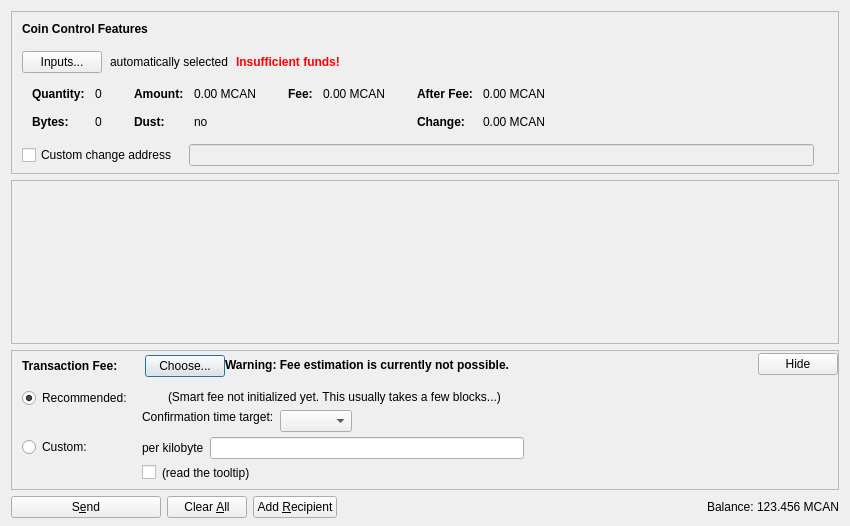
<?xml version="1.0" encoding="UTF-8"?>
<ui version="4.0">
 <class>SendCoinsDialog</class>
 <widget class="QDialog" name="SendCoinsDialog">
  <property name="geometry">
   <rect>
    <x>0</x>
    <y>0</y>
    <width>850</width>
    <height>526</height>
   </rect>
  </property>
  <property name="windowTitle">
   <string>Send Coins</string>
  </property>
  <layout class="QVBoxLayout" name="verticalLayout" stretch="0,1,0,0">
   <property name="bottomMargin">
    <number>8</number>
   </property>
   <item>
    <widget class="QFrame" name="frameCoinControl">
     <property name="sizePolicy">
      <sizepolicy hsizetype="Expanding" vsizetype="Expanding">
       <horstretch>0</horstretch>
       <verstretch>0</verstretch>
      </sizepolicy>
     </property>
     <property name="maximumSize">
      <size>
       <width>16777215</width>
       <height>16777215</height>
      </size>
     </property>
     <property name="frameShape">
      <enum>QFrame::StyledPanel</enum>
     </property>
     <property name="frameShadow">
      <enum>QFrame::Sunken</enum>
     </property>
     <layout class="QVBoxLayout" name="verticalLayoutCoinControl2">
      <property name="spacing">
       <number>0</number>
      </property>
      <property name="leftMargin">
       <number>0</number>
      </property>
      <property name="topMargin">
       <number>0</number>
      </property>
      <property name="rightMargin">
       <number>0</number>
      </property>
      <property name="bottomMargin">
       <number>6</number>
      </property>
      <item>
       <layout class="QVBoxLayout" name="verticalLayoutCoinControl" stretch="0,0,0,0,1">
        <property name="spacing">
         <number>0</number>
        </property>
        <property name="leftMargin">
         <number>10</number>
        </property>
        <property name="topMargin">
         <number>10</number>
        </property>
        <item>
         <layout class="QHBoxLayout" name="horizontalLayoutCoinControl1">
          <property name="bottomMargin">
           <number>15</number>
          </property>
          <item>
           <widget class="QLabel" name="labelCoinControlFeatures">
            <property name="sizePolicy">
             <sizepolicy hsizetype="Preferred" vsizetype="Maximum">
              <horstretch>0</horstretch>
              <verstretch>0</verstretch>
             </sizepolicy>
            </property>
            <property name="font">
             <font>
              <weight>75</weight>
              <bold>true</bold>
             </font>
            </property>
            <property name="styleSheet">
             <string notr="true">font-weight:bold;</string>
            </property>
            <property name="text">
             <string>Coin Control Features</string>
            </property>
           </widget>
          </item>
         </layout>
        </item>
        <item>
         <layout class="QHBoxLayout" name="horizontalLayoutCoinControl2" stretch="0,0,0,0">
          <property name="spacing">
           <number>8</number>
          </property>
          <property name="bottomMargin">
           <number>10</number>
          </property>
          <item>
           <widget class="QPushButton" name="pushButtonCoinControl">
            <property name="styleSheet">
             <string notr="true"/>
            </property>
            <property name="text">
             <string>Inputs...</string>
            </property>
            <property name="autoDefault">
             <bool>false</bool>
            </property>
           </widget>
          </item>
          <item>
           <widget class="QLabel" name="labelCoinControlAutomaticallySelected">
            <property name="text">
             <string>automatically selected</string>
            </property>
            <property name="margin">
             <number>5</number>
            </property>
           </widget>
          </item>
          <item>
           <widget class="QLabel" name="labelCoinControlInsuffFunds">
            <property name="font">
             <font>
              <weight>75</weight>
              <bold>true</bold>
             </font>
            </property>
            <property name="styleSheet">
             <string notr="true">color:red;font-weight:bold;</string>
            </property>
            <property name="text">
             <string>Insufficient funds!</string>
            </property>
            <property name="margin">
             <number>5</number>
            </property>
           </widget>
          </item>
          <item>
           <spacer name="horizontalSpacerCoinControl">
            <property name="orientation">
             <enum>Qt::Horizontal</enum>
            </property>
            <property name="sizeHint" stdset="0">
             <size>
              <width>40</width>
              <height>1</height>
             </size>
            </property>
           </spacer>
          </item>
         </layout>
        </item>
        <item>
         <widget class="QWidget" name="widgetCoinControl" native="true">
          <property name="sizePolicy">
           <sizepolicy hsizetype="Preferred" vsizetype="Preferred">
            <horstretch>0</horstretch>
            <verstretch>0</verstretch>
           </sizepolicy>
          </property>
          <property name="minimumSize">
           <size>
            <width>0</width>
            <height>0</height>
           </size>
          </property>
          <property name="styleSheet">
           <string notr="true"/>
          </property>
          <layout class="QHBoxLayout" name="horizontalLayoutCoinControl5">
           <property name="leftMargin">
            <number>0</number>
           </property>
           <property name="topMargin">
            <number>0</number>
           </property>
           <property name="rightMargin">
            <number>0</number>
           </property>
           <property name="bottomMargin">
            <number>0</number>
           </property>
           <item>
            <layout class="QHBoxLayout" name="horizontalLayoutCoinControl3" stretch="0,0,0,1">
             <property name="spacing">
              <number>20</number>
             </property>
             <property name="topMargin">
              <number>0</number>
             </property>
             <property name="bottomMargin">
              <number>10</number>
             </property>
             <item>
              <layout class="QFormLayout" name="formLayoutCoinControl1">
               <property name="horizontalSpacing">
                <number>10</number>
               </property>
               <property name="verticalSpacing">
                <number>14</number>
               </property>
               <property name="leftMargin">
                <number>10</number>
               </property>
               <property name="topMargin">
                <number>4</number>
               </property>
               <property name="rightMargin">
                <number>6</number>
               </property>
               <item row="0" column="0">
                <widget class="QLabel" name="labelCoinControlQuantityText">
                 <property name="font">
                  <font>
                   <weight>75</weight>
                   <bold>true</bold>
                  </font>
                 </property>
                 <property name="text">
                  <string>Quantity:</string>
                 </property>
                 <property name="margin">
                  <number>0</number>
                 </property>
                </widget>
               </item>
               <item row="0" column="1">
                <widget class="QLabel" name="labelCoinControlQuantity">
                 <property name="cursor">
                  <cursorShape>IBeamCursor</cursorShape>
                 </property>
                 <property name="contextMenuPolicy">
                  <enum>Qt::ActionsContextMenu</enum>
                 </property>
                 <property name="text">
                  <string notr="true">0</string>
                 </property>
                 <property name="margin">
                  <number>0</number>
                 </property>
                 <property name="textInteractionFlags">
                  <set>Qt::LinksAccessibleByMouse|Qt::TextSelectableByKeyboard|Qt::TextSelectableByMouse</set>
                 </property>
                </widget>
               </item>
               <item row="1" column="0">
                <widget class="QLabel" name="labelCoinControlBytesText">
                 <property name="font">
                  <font>
                   <weight>75</weight>
                   <bold>true</bold>
                  </font>
                 </property>
                 <property name="text">
                  <string>Bytes:</string>
                 </property>
                </widget>
               </item>
               <item row="1" column="1">
                <widget class="QLabel" name="labelCoinControlBytes">
                 <property name="cursor">
                  <cursorShape>IBeamCursor</cursorShape>
                 </property>
                 <property name="contextMenuPolicy">
                  <enum>Qt::ActionsContextMenu</enum>
                 </property>
                 <property name="text">
                  <string notr="true">0</string>
                 </property>
                 <property name="textInteractionFlags">
                  <set>Qt::LinksAccessibleByMouse|Qt::TextSelectableByKeyboard|Qt::TextSelectableByMouse</set>
                 </property>
                </widget>
               </item>
              </layout>
             </item>
             <item>
              <layout class="QFormLayout" name="formLayoutCoinControl2">
               <property name="horizontalSpacing">
                <number>10</number>
               </property>
               <property name="verticalSpacing">
                <number>14</number>
               </property>
               <property name="leftMargin">
                <number>6</number>
               </property>
               <property name="topMargin">
                <number>4</number>
               </property>
               <property name="rightMargin">
                <number>6</number>
               </property>
               <item row="0" column="0">
                <widget class="QLabel" name="labelCoinControlAmountText">
                 <property name="font">
                  <font>
                   <weight>75</weight>
                   <bold>true</bold>
                  </font>
                 </property>
                 <property name="text">
                  <string>Amount:</string>
                 </property>
                 <property name="margin">
                  <number>0</number>
                 </property>
                </widget>
               </item>
               <item row="0" column="1">
                <widget class="QLabel" name="labelCoinControlAmount">
                 <property name="cursor">
                  <cursorShape>IBeamCursor</cursorShape>
                 </property>
                 <property name="contextMenuPolicy">
                  <enum>Qt::ActionsContextMenu</enum>
                 </property>
                 <property name="text">
                  <string notr="true">0.00 MCAN</string>
                 </property>
                 <property name="textInteractionFlags">
                  <set>Qt::LinksAccessibleByMouse|Qt::TextSelectableByKeyboard|Qt::TextSelectableByMouse</set>
                 </property>
                </widget>
               </item>
               <item row="1" column="0">
                <widget class="QLabel" name="labelCoinControlLowOutputText">
                 <property name="font">
                  <font>
                   <weight>75</weight>
                   <bold>true</bold>
                  </font>
                 </property>
                 <property name="text">
                  <string>Dust:</string>
                 </property>
                </widget>
               </item>
               <item row="1" column="1">
                <widget class="QLabel" name="labelCoinControlLowOutput">
                 <property name="cursor">
                  <cursorShape>IBeamCursor</cursorShape>
                 </property>
                 <property name="contextMenuPolicy">
                  <enum>Qt::ActionsContextMenu</enum>
                 </property>
                 <property name="text">
                  <string notr="true">no</string>
                 </property>
                 <property name="textInteractionFlags">
                  <set>Qt::LinksAccessibleByMouse|Qt::TextSelectableByKeyboard|Qt::TextSelectableByMouse</set>
                 </property>
                </widget>
               </item>
              </layout>
             </item>
             <item>
              <layout class="QFormLayout" name="formLayoutCoinControl3">
               <property name="horizontalSpacing">
                <number>10</number>
               </property>
               <property name="verticalSpacing">
                <number>14</number>
               </property>
               <property name="leftMargin">
                <number>6</number>
               </property>
               <property name="topMargin">
                <number>4</number>
               </property>
               <property name="rightMargin">
                <number>6</number>
               </property>
               <item row="0" column="0">
                <widget class="QLabel" name="labelCoinControlFeeText">
                 <property name="font">
                  <font>
                   <weight>75</weight>
                   <bold>true</bold>
                  </font>
                 </property>
                 <property name="text">
                  <string>Fee:</string>
                 </property>
                 <property name="margin">
                  <number>0</number>
                 </property>
                </widget>
               </item>
               <item row="0" column="1">
                <widget class="QLabel" name="labelCoinControlFee">
                 <property name="cursor">
                  <cursorShape>IBeamCursor</cursorShape>
                 </property>
                 <property name="contextMenuPolicy">
                  <enum>Qt::ActionsContextMenu</enum>
                 </property>
                 <property name="text">
                  <string notr="true">0.00 MCAN</string>
                 </property>
                 <property name="textInteractionFlags">
                  <set>Qt::LinksAccessibleByMouse|Qt::TextSelectableByKeyboard|Qt::TextSelectableByMouse</set>
                 </property>
                </widget>
               </item>
              </layout>
             </item>
             <item>
              <layout class="QFormLayout" name="formLayoutCoinControl4">
               <property name="horizontalSpacing">
                <number>10</number>
               </property>
               <property name="verticalSpacing">
                <number>14</number>
               </property>
               <property name="leftMargin">
                <number>6</number>
               </property>
               <property name="topMargin">
                <number>4</number>
               </property>
               <property name="rightMargin">
                <number>6</number>
               </property>
               <item row="0" column="0">
                <widget class="QLabel" name="labelCoinControlAfterFeeText">
                 <property name="font">
                  <font>
                   <weight>75</weight>
                   <bold>true</bold>
                  </font>
                 </property>
                 <property name="text">
                  <string>After Fee:</string>
                 </property>
                 <property name="margin">
                  <number>0</number>
                 </property>
                </widget>
               </item>
               <item row="0" column="1">
                <widget class="QLabel" name="labelCoinControlAfterFee">
                 <property name="cursor">
                  <cursorShape>IBeamCursor</cursorShape>
                 </property>
                 <property name="contextMenuPolicy">
                  <enum>Qt::ActionsContextMenu</enum>
                 </property>
                 <property name="text">
                  <string notr="true">0.00 MCAN</string>
                 </property>
                 <property name="textInteractionFlags">
                  <set>Qt::LinksAccessibleByMouse|Qt::TextSelectableByKeyboard|Qt::TextSelectableByMouse</set>
                 </property>
                </widget>
               </item>
               <item row="1" column="0">
                <widget class="QLabel" name="labelCoinControlChangeText">
                 <property name="font">
                  <font>
                   <weight>75</weight>
                   <bold>true</bold>
                  </font>
                 </property>
                 <property name="text">
                  <string>Change:</string>
                 </property>
                </widget>
               </item>
               <item row="1" column="1">
                <widget class="QLabel" name="labelCoinControlChange">
                 <property name="cursor">
                  <cursorShape>IBeamCursor</cursorShape>
                 </property>
                 <property name="contextMenuPolicy">
                  <enum>Qt::ActionsContextMenu</enum>
                 </property>
                 <property name="text">
                  <string notr="true">0.00 MCAN</string>
                 </property>
                 <property name="textInteractionFlags">
                  <set>Qt::LinksAccessibleByMouse|Qt::TextSelectableByKeyboard|Qt::TextSelectableByMouse</set>
                 </property>
                </widget>
               </item>
              </layout>
             </item>
            </layout>
           </item>
          </layout>
         </widget>
        </item>
        <item>
         <layout class="QHBoxLayout" name="horizontalLayoutCoinControl4" stretch="0,0,0">
          <property name="spacing">
           <number>12</number>
          </property>
          <property name="sizeConstraint">
           <enum>QLayout::SetDefaultConstraint</enum>
          </property>
          <property name="topMargin">
           <number>5</number>
          </property>
          <property name="rightMargin">
           <number>5</number>
          </property>
          <item>
           <widget class="QCheckBox" name="checkBoxCoinControlChange">
            <property name="toolTip">
             <string>If this is activated, but the change address is empty or invalid, change will be sent to a newly generated address.</string>
            </property>
            <property name="text">
             <string>Custom change address</string>
            </property>
           </widget>
          </item>
          <item>
           <widget class="QValidatedLineEdit" name="lineEditCoinControlChange">
            <property name="enabled">
             <bool>false</bool>
            </property>
            <property name="sizePolicy">
             <sizepolicy hsizetype="Expanding" vsizetype="Fixed">
              <horstretch>0</horstretch>
              <verstretch>0</verstretch>
             </sizepolicy>
            </property>
           </widget>
          </item>
          <item>
           <widget class="QLabel" name="labelCoinControlChangeLabel">
            <property name="sizePolicy">
             <sizepolicy hsizetype="Preferred" vsizetype="Expanding">
              <horstretch>0</horstretch>
              <verstretch>0</verstretch>
             </sizepolicy>
            </property>
            <property name="minimumSize">
             <size>
              <width>0</width>
              <height>0</height>
             </size>
            </property>
            <property name="text">
             <string/>
            </property>
            <property name="margin">
             <number>3</number>
            </property>
           </widget>
          </item>
         </layout>
        </item>
        <item>
         <spacer name="verticalSpacerCoinControl">
          <property name="orientation">
           <enum>Qt::Vertical</enum>
          </property>
          <property name="sizeHint" stdset="0">
           <size>
            <width>800</width>
            <height>1</height>
           </size>
          </property>
         </spacer>
        </item>
       </layout>
      </item>
     </layout>
    </widget>
   </item>
   <item>
    <widget class="QScrollArea" name="scrollArea">
     <property name="widgetResizable">
      <bool>true</bool>
     </property>
     <widget class="QWidget" name="scrollAreaWidgetContents">
      <property name="geometry">
       <rect>
        <x>0</x>
        <y>0</y>
        <width>830</width>
        <height>104</height>
       </rect>
      </property>
      <layout class="QVBoxLayout" name="verticalLayout_2" stretch="0,1">
       <property name="leftMargin">
        <number>0</number>
       </property>
       <property name="topMargin">
        <number>0</number>
       </property>
       <property name="rightMargin">
        <number>0</number>
       </property>
       <property name="bottomMargin">
        <number>0</number>
       </property>
       <item>
        <layout class="QVBoxLayout" name="entries">
         <property name="spacing">
          <number>6</number>
         </property>
        </layout>
       </item>
       <item>
        <spacer name="verticalSpacer">
         <property name="orientation">
          <enum>Qt::Vertical</enum>
         </property>
         <property name="sizeHint" stdset="0">
          <size>
           <width>20</width>
           <height>40</height>
          </size>
         </property>
        </spacer>
       </item>
      </layout>
     </widget>
    </widget>
   </item>
   <item>
    <widget class="QFrame" name="frameFee">
     <property name="sizePolicy">
      <sizepolicy hsizetype="Expanding" vsizetype="Expanding">
       <horstretch>0</horstretch>
       <verstretch>0</verstretch>
      </sizepolicy>
     </property>
     <property name="maximumSize">
      <size>
       <width>16777215</width>
       <height>16777215</height>
      </size>
     </property>
     <property name="frameShape">
      <enum>QFrame::StyledPanel</enum>
     </property>
     <property name="frameShadow">
      <enum>QFrame::Sunken</enum>
     </property>
     <layout class="QVBoxLayout" name="verticalLayoutFee1">
      <property name="spacing">
       <number>0</number>
      </property>
      <property name="leftMargin">
       <number>0</number>
      </property>
      <property name="topMargin">
       <number>0</number>
      </property>
      <property name="rightMargin">
       <number>0</number>
      </property>
      <property name="bottomMargin">
       <number>0</number>
      </property>
      <item>
       <layout class="QVBoxLayout" name="verticalLayoutFee2" stretch="0,0,0">
        <property name="spacing">
         <number>0</number>
        </property>
        <property name="leftMargin">
         <number>10</number>
        </property>
        <property name="topMargin">
         <number>0</number>
        </property>
        <item>
         <layout class="QHBoxLayout" name="horizontalLayoutFee1">
          <property name="bottomMargin">
           <number>0</number>
          </property>
          <item>
           <layout class="QVBoxLayout" name="verticalLayoutFee7">
            <property name="spacing">
             <number>0</number>
            </property>
            <item>
             <spacer name="verticalSpacerSmartFee">
              <property name="orientation">
               <enum>Qt::Vertical</enum>
              </property>
              <property name="sizeType">
               <enum>QSizePolicy::Fixed</enum>
              </property>
              <property name="sizeHint" stdset="0">
               <size>
                <width>1</width>
                <height>4</height>
               </size>
              </property>
             </spacer>
            </item>
            <item>
             <layout class="QHBoxLayout" name="horizontalLayoutSmartFee">
              <property name="spacing">
               <number>10</number>
              </property>
              <item>
               <widget class="QLabel" name="labelFeeHeadline">
                <property name="sizePolicy">
                 <sizepolicy hsizetype="Preferred" vsizetype="Maximum">
                  <horstretch>0</horstretch>
                  <verstretch>0</verstretch>
                 </sizepolicy>
                </property>
                <property name="font">
                 <font>
                  <weight>75</weight>
                  <bold>true</bold>
                 </font>
                </property>
                <property name="styleSheet">
                 <string notr="true">font-weight:bold;</string>
                </property>
                <property name="text">
                 <string>Transaction Fee:</string>
                </property>
               </widget>
              </item>
              <item>
               <widget class="QLabel" name="labelFeeMinimized">
                <property name="text">
                 <string/>
                </property>
               </widget>
              </item>
              <item>
               <widget class="QPushButton" name="buttonChooseFee">
                <property name="text">
                 <string>Choose...</string>
                </property>
               </widget>
              </item>
             </layout>
            </item>
            <item>
             <spacer name="verticalSpacer_5">
              <property name="orientation">
               <enum>Qt::Vertical</enum>
              </property>
              <property name="sizeHint" stdset="0">
               <size>
                <width>1</width>
                <height>1</height>
               </size>
              </property>
             </spacer>
            </item>
           </layout>
          </item>
          <item>
           <widget class="QLabel" name="fallbackFeeWarningLabel">
            <property name="toolTip">
             <string>Using the fallbackfee can result in sending a transaction that will take several hours or days (or never) to confirm. Consider choosing your fee manually or wait until you have validated the complete chain.</string>
            </property>
            <property name="font">
            <font>
                <weight>75</weight>
                <bold>true</bold>
            </font>
            </property>
            <property name="text">
             <string>Warning: Fee estimation is currently not possible.</string>
            </property>
            <property name="wordWrap">
             <bool>false</bool>
            </property>
           </widget>
          </item>
          <item>
           <spacer name="horizontalSpacer_4">
            <property name="orientation">
             <enum>Qt::Horizontal</enum>
            </property>
            <property name="sizeType">
             <enum>QSizePolicy::MinimumExpanding</enum>
            </property>
            <property name="sizeHint" stdset="0">
             <size>
              <width>40</width>
              <height>20</height>
             </size>
            </property>
           </spacer>
          </item>
          <item>
           <widget class="QPushButton" name="buttonMinimizeFee">
            <property name="toolTip">
             <string>collapse fee-settings</string>
            </property>
            <property name="text">
             <string>Hide</string>
            </property>
           </widget>
          </item>
         </layout>
        </item>
        <item>
         <widget class="QFrame" name="frameFeeSelection">
          <layout class="QVBoxLayout" name="verticalLayoutFee12">
           <property name="spacing">
            <number>0</number>
           </property>
           <property name="leftMargin">
            <number>0</number>
           </property>
           <property name="topMargin">
            <number>0</number>
           </property>
           <property name="rightMargin">
            <number>0</number>
           </property>
           <property name="bottomMargin">
            <number>0</number>
           </property>
           <item>
            <layout class="QGridLayout" name="gridLayoutFee">
             <property name="topMargin">
              <number>10</number>
             </property>
             <property name="bottomMargin">
              <number>4</number>
             </property>
             <property name="horizontalSpacing">
              <number>10</number>
             </property>
             <property name="verticalSpacing">
              <number>4</number>
             </property>
             <item row="1" column="1">
              <layout class="QVBoxLayout" name="verticalLayoutFee8">
               <property name="spacing">
                <number>6</number>
               </property>
               <item>
                <layout class="QHBoxLayout" name="horizontalLayoutFee13">
                 <item>
                  <widget class="QLabel" name="labelCustomPerKilobyte">
                   <property name="toolTip">
                    <string>If the custom fee is set to 1000 satoshis and the transaction is only 250 bytes, then &quot;per kilobyte&quot; only pays 250 satoshis in fee, while &quot;total at least&quot; pays 1000 satoshis. For transactions bigger than a kilobyte both pay by kilobyte.</string>
                   </property>
                   <property name="text">
                    <string>per kilobyte</string>
                   </property>
                  </widget>
                 </item>
                 <item>
                  <widget class="BitcoinAmountField" name="customFee"/>
                 </item>
                 <item>
                  <spacer name="horizontalSpacer_6">
                   <property name="orientation">
                    <enum>Qt::Horizontal</enum>
                   </property>
                   <property name="sizeHint" stdset="0">
                    <size>
                     <width>1</width>
                     <height>1</height>
                    </size>
                   </property>
                  </spacer>
                 </item>
                </layout>
               </item>
               <item>
                <layout class="QHBoxLayout" name="horizontalLayoutFee8">
                 <item>
                  <widget class="QCheckBox" name="checkBoxMinimumFee">
                   <property name="toolTip">
                    <string>Paying only the minimum fee is just fine as long as there is less transaction volume than space in the blocks. But be aware that this can end up in a never confirming transaction once there is more demand for MCAN transactions than the network can process.</string>
                   </property>
                   <property name="text">
                    <string/>
                   </property>
                  </widget>
                 </item>
                 <item>
                  <widget class="QLabel" name="labelMinFeeWarning">
                   <property name="enabled">
                    <bool>true</bool>
                   </property>
                   <property name="toolTip">
                    <string>Paying only the minimum fee is just fine as long as there is less transaction volume than space in the blocks. But be aware that this can end up in a never confirming transaction once there is more demand for MCAN transactions than the network can process.</string>
                   </property>
                   <property name="text">
                    <string>(read the tooltip)</string>
                   </property>
                   <property name="margin">
                    <number>5</number>
                   </property>
                  </widget>
                 </item>
                 <item>
                  <spacer name="horizontalSpacer_2">
                   <property name="orientation">
                    <enum>Qt::Horizontal</enum>
                   </property>
                   <property name="sizeHint" stdset="0">
                    <size>
                     <width>1</width>
                     <height>1</height>
                    </size>
                   </property>
                  </spacer>
                 </item>
                </layout>
               </item>
              </layout>
             </item>
             <item row="0" column="0">
              <layout class="QVBoxLayout" name="verticalLayoutFee4" stretch="0,1">
               <item>
                <widget class="QRadioButton" name="radioSmartFee">
                 <property name="text">
                  <string>Recommended:</string>
                 </property>
                 <property name="checked">
                  <bool>true</bool>
                 </property>
                 <attribute name="buttonGroup">
                  <string notr="true">groupFee</string>
                 </attribute>
                </widget>
               </item>
               <item>
                <spacer name="verticalSpacer_2">
                 <property name="orientation">
                  <enum>Qt::Vertical</enum>
                 </property>
                 <property name="sizeHint" stdset="0">
                  <size>
                   <width>1</width>
                   <height>1</height>
                  </size>
                 </property>
                </spacer>
               </item>
              </layout>
             </item>
             <item row="1" column="0">
              <layout class="QVBoxLayout" name="verticalLayoutFee9" stretch="0,1">
               <item>
                <widget class="QRadioButton" name="radioCustomFee">
                 <property name="text">
                  <string>Custom:</string>
                 </property>
                 <attribute name="buttonGroup">
                  <string notr="true">groupFee</string>
                 </attribute>
                </widget>
               </item>
               <item>
                <spacer name="verticalSpacer_6">
                 <property name="orientation">
                  <enum>Qt::Vertical</enum>
                 </property>
                 <property name="sizeHint" stdset="0">
                  <size>
                   <width>1</width>
                   <height>1</height>
                  </size>
                 </property>
                </spacer>
               </item>
              </layout>
             </item>
             <item row="0" column="1">
              <layout class="QVBoxLayout" name="verticalLayoutFee3" stretch="0,0,1">
               <property name="spacing">
                <number>6</number>
               </property>
               <property name="topMargin">
                <number>2</number>
               </property>
               <item>
                <layout class="QHBoxLayout" name="horizontalLayoutFee12">
                 <item>
                  <widget class="QLabel" name="labelSmartFee">
                   <property name="text">
                    <string/>
                   </property>
                   <property name="margin">
                    <number>2</number>
                   </property>
                  </widget>
                 </item>
                 <item>
                  <widget class="QLabel" name="labelFeeEstimation">
                   <property name="text">
                    <string/>
                   </property>
                  </widget>
                 </item>
                 <item>
                  <widget class="QLabel" name="labelSmartFee2">
                   <property name="text">
                    <string>(Smart fee not initialized yet. This usually takes a few blocks...)</string>
                   </property>
                   <property name="margin">
                    <number>2</number>
                   </property>
                  </widget>
                 </item>
                 <item>
                  <spacer name="horizontalSpacer_5">
                   <property name="orientation">
                    <enum>Qt::Horizontal</enum>
                   </property>
                   <property name="sizeHint" stdset="0">
                    <size>
                     <width>1</width>
                     <height>1</height>
                    </size>
                   </property>
                  </spacer>
                 </item>
                </layout>
               </item>
               <item>
                <layout class="QHBoxLayout" name="horizontalLayoutFee9">
                 <item>
                  <layout class="QVBoxLayout" name="verticalLayoutFee6">
                   <item>
                    <widget class="QLabel" name="labelSmartFee3">
                     <property name="text">
                      <string>Confirmation time target:</string>
                     </property>
                     <property name="margin">
                      <number>2</number>
                     </property>
                    </widget>
                   </item>
                   <item>
                    <spacer name="verticalSpacer_3">
                     <property name="orientation">
                      <enum>Qt::Vertical</enum>
                     </property>
                     <property name="sizeHint" stdset="0">
                      <size>
                       <width>1</width>
                       <height>1</height>
                      </size>
                     </property>
                    </spacer>
                   </item>
                  </layout>
                 </item>
                 <item>
                  <layout class="QVBoxLayout" name="verticalLayoutFee5">
                   <property name="rightMargin">
                    <number>30</number>
                   </property>
                   <item>
                    <layout class="QHBoxLayout" name="horizontalLayoutConfTarget">
                     <property name="bottomMargin">
                      <number>0</number>
                     </property>
                     <item>
                      <widget class="QComboBox" name="confTargetSelector"/>
                     </item>
                     <item>
                      <spacer name="horizontalSpacerConfTarget">
                       <property name="orientation">
                        <enum>Qt::Horizontal</enum>
                       </property>
                       <property name="sizeHint" stdset="0">
                        <size>
                         <width>40</width>
                         <height>20</height>
                        </size>
                       </property>
                      </spacer>
                     </item>
                    </layout>
                   </item>
                  </layout>
                 </item>
                </layout>
               </item>
               <item>
                <spacer name="verticalSpacer_4">
                 <property name="orientation">
                  <enum>Qt::Vertical</enum>
                 </property>
                 <property name="sizeHint" stdset="0">
                  <size>
                   <width>1</width>
                   <height>1</height>
                  </size>
                 </property>
                </spacer>
               </item>
              </layout>
             </item>
            </layout>
           </item>
          </layout>
         </widget>
        </item>
        <item>
         <spacer name="verticalSpacerFee">
          <property name="orientation">
           <enum>Qt::Vertical</enum>
          </property>
          <property name="sizeHint" stdset="0">
           <size>
            <width>40</width>
            <height>5</height>
           </size>
          </property>
         </spacer>
        </item>
       </layout>
      </item>
     </layout>
    </widget>
   </item>
   <item>
    <layout class="QHBoxLayout" name="horizontalLayout">
     <item>
      <widget class="QPushButton" name="sendButton">
       <property name="minimumSize">
        <size>
         <width>150</width>
         <height>0</height>
        </size>
       </property>
       <property name="toolTip">
        <string>Confirm the send action</string>
       </property>
       <property name="text">
        <string>S&amp;end</string>
       </property>
       <property name="icon">
        <iconset resource="../bitcoin.qrc">
         <normaloff>:/icons/send</normaloff>:/icons/send</iconset>
       </property>
       <property name="autoDefault">
        <bool>false</bool>
       </property>
       <property name="default">
        <bool>false</bool>
       </property>
      </widget>
     </item>
     <item>
      <widget class="QPushButton" name="clearButton">
       <property name="sizePolicy">
        <sizepolicy hsizetype="Minimum" vsizetype="Fixed">
         <horstretch>0</horstretch>
         <verstretch>0</verstretch>
        </sizepolicy>
       </property>
       <property name="toolTip">
        <string>Clear all fields of the form.</string>
       </property>
       <property name="text">
        <string>Clear &amp;All</string>
       </property>
       <property name="icon">
        <iconset resource="../bitcoin.qrc">
         <normaloff>:/icons/remove</normaloff>:/icons/remove</iconset>
       </property>
       <property name="autoDefault">
        <bool>false</bool>
       </property>
      </widget>
     </item>
     <item>
      <widget class="QPushButton" name="addButton">
       <property name="toolTip">
        <string>Send to multiple recipients at once</string>
       </property>
       <property name="text">
        <string>Add &amp;Recipient</string>
       </property>
       <property name="icon">
        <iconset resource="../bitcoin.qrc">
         <normaloff>:/icons/add</normaloff>:/icons/add</iconset>
       </property>
       <property name="autoDefault">
        <bool>false</bool>
       </property>
      </widget>
     </item>
     <item>
      <spacer name="horizontalSpacer">
       <property name="orientation">
        <enum>Qt::Horizontal</enum>
       </property>
       <property name="sizeHint" stdset="0">
        <size>
         <width>40</width>
         <height>20</height>
        </size>
       </property>
      </spacer>
     </item>
     <item>
      <layout class="QHBoxLayout" name="horizontalLayout_2">
       <property name="spacing">
        <number>3</number>
       </property>
       <item>
        <widget class="QLabel" name="label">
         <property name="sizePolicy">
          <sizepolicy hsizetype="Preferred" vsizetype="Fixed">
           <horstretch>0</horstretch>
           <verstretch>0</verstretch>
          </sizepolicy>
         </property>
         <property name="text">
          <string>Balance:</string>
         </property>
        </widget>
       </item>
       <item>
        <widget class="QLabel" name="labelBalance">
         <property name="sizePolicy">
          <sizepolicy hsizetype="Preferred" vsizetype="Fixed">
           <horstretch>0</horstretch>
           <verstretch>0</verstretch>
          </sizepolicy>
         </property>
         <property name="cursor">
          <cursorShape>IBeamCursor</cursorShape>
         </property>
         <property name="text">
          <string notr="true">123.456 MCAN</string>
         </property>
         <property name="textInteractionFlags">
          <set>Qt::LinksAccessibleByMouse|Qt::TextSelectableByKeyboard|Qt::TextSelectableByMouse</set>
         </property>
        </widget>
       </item>
      </layout>
     </item>
    </layout>
   </item>
  </layout>
 </widget>
 <customwidgets>
  <customwidget>
   <class>QValidatedLineEdit</class>
   <extends>QLineEdit</extends>
   <header>qvalidatedlineedit.h</header>
  </customwidget>
  <customwidget>
   <class>BitcoinAmountField</class>
   <extends>QLineEdit</extends>
   <header>bitcoinamountfield.h</header>
   <container>1</container>
  </customwidget>
 </customwidgets>
 <resources>
  <include location="../bitcoin.qrc"/>
 </resources>
 <connections/>
 <buttongroups>
  <buttongroup name="groupFee"/>
 </buttongroups>
</ui>
